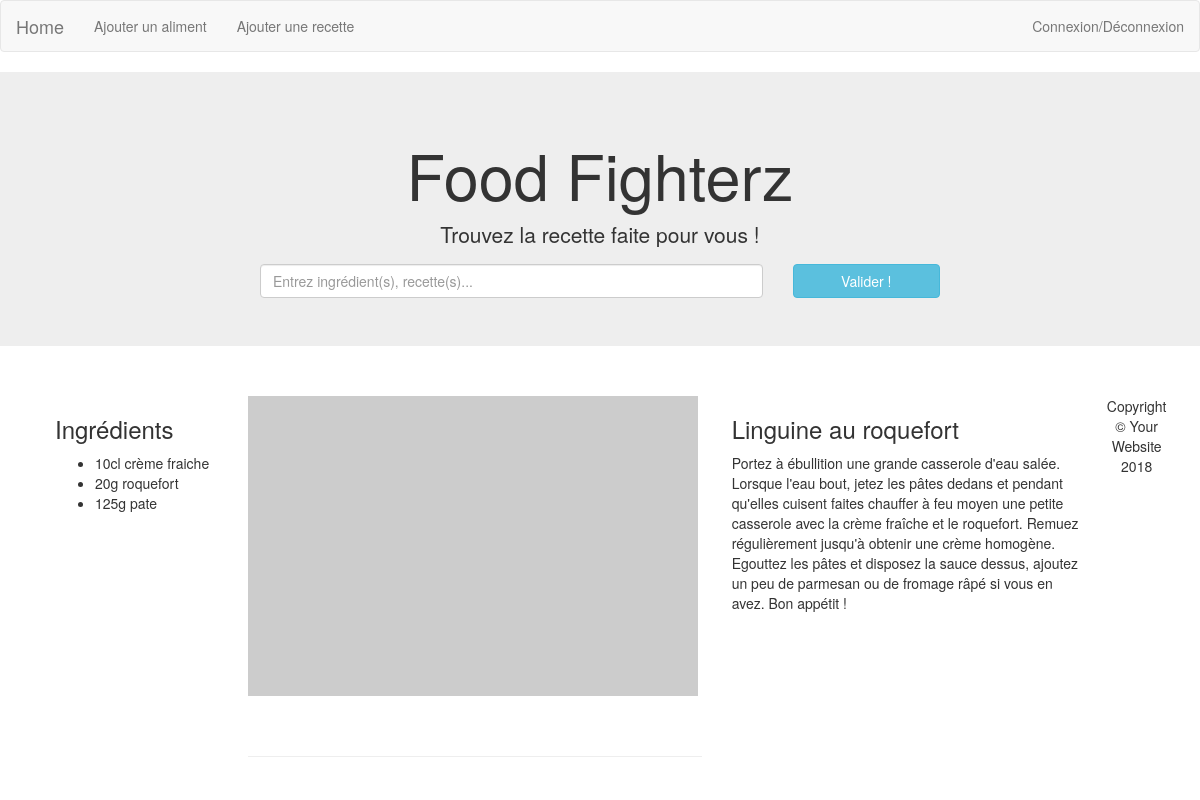
Page /php/index.php?modele=Recettes&methode=afficher&id=4 on the committed database.
### tables this page shows
CREATE TABLE Recettes(
	idRecette  INT NOT NULL auto_increment,
	LibelleR   VARCHAR (50) NOT NULL  ,
	instructions varchar(1000) not null,
	CONSTRAINT Recettes_PK PRIMARY KEY (idRecette)
);

### php/index.php (called while the page is built, shortened)
<?php
$REQ_CLIENT = [
	"modele"	=> (!empty($_GET["modele"])) 	? $_GET["modele"] 	: $ROUTES["default"]["model"],
	"methode" 	=> (!empty($_GET["methode"])) 	? $_GET["methode"] 	: $ROUTES["default"]["method"],
	"id"		=> (!empty($_GET["id"])) 		? $_GET["id"] 		: "",
	"post"		=> [],
];
$model  = $REQ_CLIENT['modele'];
$method = $REQ_CLIENT['methode'];
$instanceMode = (is_numeric($REQ_CLIENT["id"]));
$i = $instanceMode ? "instance" : "static";
if ($instanceMode) { $obj = new $model($REQ_CLIENT["id"]); }
$parametersRequired 	= $ROUTES[$model][$method][$i]["parametersRequired"];
if($instanceMode && !$parametersRequired) 						{ $m = $ROUTES[$model][$method]['instance']['method']; };
if($m != NULL) {
	if($instanceMode && !$parametersRequired) 						{ $DATA = $obj->$m(); };
}
if($instanceMode && !$parametersRequired) 						{ $view = $ROUTES[$model][$method]['instance']['view']; };
require("vues/header.php");
require("vues/$model/$view");
require("vues/footer.php");
?>

### php/models/Recette.class.php (called while the page is built, shortened)
<?php
class Recettes {
		public $id;
		function __construct($id) {
			$bdd = $GLOBALS['bdd'];
			$req = $bdd->query("select * from Recettes where idRecette=$id;");
			if(!self::existeParId($id)) { error("Recettes: id inconnu $id."); }
			$rec = $req->fetch_array();
			$this->libelle 			= $rec['LibelleR'];
			$this->instructions		= $rec['instructions'];
			$this->id		 	 	= $rec['idRecette'];
			$this->ingredients 		= $this->getIngredients();
		}
		static private function existeParId($id) {
			$bdd = $GLOBALS["bdd"];
			$req = 	$bdd->query("select idRecette from Recettes where idRecette=$id;");
			return true;
		}
		function getThis() {
			return $this;
		}
		private function getIngredients() {
				$id 		= $this->id;
				$bdd 		= $GLOBALS['bdd'];
				$ingredients = $bdd->query("select quantite, libelleI from composer natural join Ingredients where idRecette = $id;");
				return $ingredients;
		}
}
?>

### php/vues/Recettes/afficher-recette.php (the view, shortened to what this page needs)
<?php $recette = $DATA; ?>
    <div class="myrow">
		<div class="col-md-2">
		<h3>Ingrédients</h3>
          <ul>
			<?php foreach($recette->ingredients as $ingredient) {?>
            <li><?php if($ingredient["quantite"] != "NULL") { echo $ingredient["quantite"]; }?> <?php echo $ingredient["libelleI"]; ?></li>
			<?php } ?>
          </ul>
        </div>
        <div class="col-md-5">
          <img class="img-fluid" src="http://placehold.it/450x300" alt="">
<hr>
		</div>
        <div class="col-md-4">
          <h3><?php echo $recette->libelle; ?></h3>
          <p><?php echo $recette->instructions; ?></p>
        </div>
      </div>

### php/www/index.css (style rules this page uses)
.myrow { margin-top :50px; margin-left: 40px; }

### rows in the picture
recettes: LibelleR "Linguine au roquefort", instructions "Portez à ébullition une grande casserole d'eau salée. Lorsque l'eau bout, jetez les pâtes dedans et pendant qu'elles cuisent faites chauffer à feu moyen une petite casserole avec la crème fraîche et le roquefort. Remuez régulièrement jusqu'à obtenir une crème homogène. Egouttez les pâtes et disposez la sauce dessus, ajoutez un peu de parmesan ou de fromage râpé si vous en avez. Bon appétit !"

### other values in the picture
$ingredient["quantite"] "10cl"
$ingredient["libelleI"] "crème fraiche"
$ingredient["quantite"] "20g"
$ingredient["libelleI"] "roquefort"
$ingredient["quantite"] "125g"
$ingredient["libelleI"] "pate"
